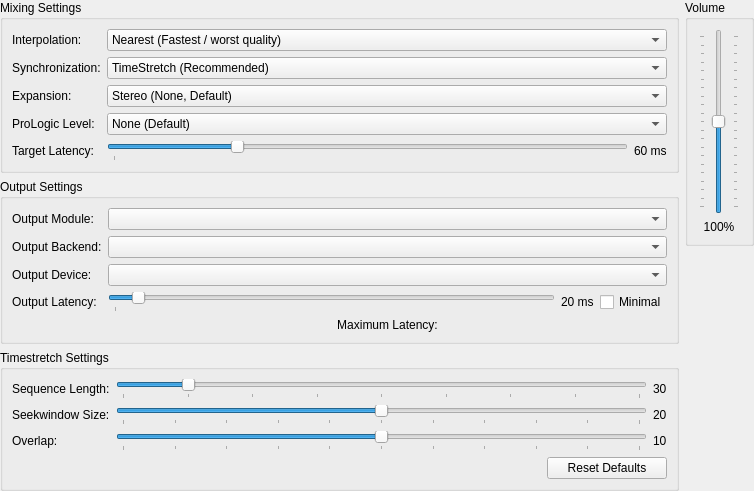
<?xml version="1.0" encoding="UTF-8"?>
<ui version="4.0">
 <class>AudioSettingsWidget</class>
 <widget class="QWidget" name="AudioSettingsWidget">
  <property name="geometry">
   <rect>
    <x>0</x>
    <y>0</y>
    <width>754</width>
    <height>485</height>
   </rect>
  </property>
  <property name="windowTitle">
   <string>Form</string>
  </property>
  <layout class="QGridLayout" name="gridLayout_2">
   <property name="leftMargin">
    <number>0</number>
   </property>
   <property name="topMargin">
    <number>0</number>
   </property>
   <property name="rightMargin">
    <number>0</number>
   </property>
   <property name="bottomMargin">
    <number>0</number>
   </property>
   <item row="2" column="0">
    <widget class="QGroupBox" name="groupBox_4">
     <property name="title">
      <string>Timestretch Settings</string>
     </property>
     <layout class="QFormLayout" name="formLayout_3">
      <item row="0" column="0">
       <widget class="QLabel" name="label_6">
        <property name="text">
         <string>Sequence Length:</string>
        </property>
       </widget>
      </item>
      <item row="0" column="1">
       <layout class="QHBoxLayout" name="horizontalLayout_2">
        <item>
         <widget class="QSlider" name="sequenceLength">
          <property name="minimum">
           <number>20</number>
          </property>
          <property name="maximum">
           <number>100</number>
          </property>
          <property name="value">
           <number>30</number>
          </property>
          <property name="orientation">
           <enum>Qt::Horizontal</enum>
          </property>
          <property name="tickPosition">
           <enum>QSlider::TicksBelow</enum>
          </property>
          <property name="tickInterval">
           <number>10</number>
          </property>
         </widget>
        </item>
        <item>
         <widget class="QLabel" name="sequenceLengthLabel">
          <property name="text">
           <string>30</string>
          </property>
         </widget>
        </item>
       </layout>
      </item>
      <item row="1" column="0">
       <widget class="QLabel" name="label_7">
        <property name="text">
         <string>Seekwindow Size:</string>
        </property>
       </widget>
      </item>
      <item row="1" column="1">
       <layout class="QHBoxLayout" name="horizontalLayout_3">
        <item>
         <widget class="QSlider" name="seekWindowSize">
          <property name="minimum">
           <number>10</number>
          </property>
          <property name="maximum">
           <number>30</number>
          </property>
          <property name="value">
           <number>20</number>
          </property>
          <property name="orientation">
           <enum>Qt::Horizontal</enum>
          </property>
          <property name="tickPosition">
           <enum>QSlider::TicksBelow</enum>
          </property>
          <property name="tickInterval">
           <number>2</number>
          </property>
         </widget>
        </item>
        <item>
         <widget class="QLabel" name="seekWindowSizeLabel">
          <property name="text">
           <string>20</string>
          </property>
         </widget>
        </item>
       </layout>
      </item>
      <item row="2" column="0">
       <widget class="QLabel" name="label_8">
        <property name="text">
         <string>Overlap:</string>
        </property>
       </widget>
      </item>
      <item row="2" column="1">
       <layout class="QHBoxLayout" name="horizontalLayout_4">
        <item>
         <widget class="QSlider" name="overlap">
          <property name="minimum">
           <number>5</number>
          </property>
          <property name="maximum">
           <number>15</number>
          </property>
          <property name="value">
           <number>10</number>
          </property>
          <property name="orientation">
           <enum>Qt::Horizontal</enum>
          </property>
          <property name="tickPosition">
           <enum>QSlider::TicksBelow</enum>
          </property>
          <property name="tickInterval">
           <number>1</number>
          </property>
         </widget>
        </item>
        <item>
         <widget class="QLabel" name="overlapLabel">
          <property name="text">
           <string>10</string>
          </property>
         </widget>
        </item>
       </layout>
      </item>
      <item row="3" column="1">
       <layout class="QHBoxLayout" name="horizontalLayout_5">
        <item>
         <spacer name="horizontalSpacer">
          <property name="orientation">
           <enum>Qt::Horizontal</enum>
          </property>
          <property name="sizeHint" stdset="0">
           <size>
            <width>40</width>
            <height>20</height>
           </size>
          </property>
         </spacer>
        </item>
        <item>
         <widget class="QPushButton" name="resetTimestretchDefaults">
          <property name="minimumSize">
           <size>
            <width>120</width>
            <height>0</height>
           </size>
          </property>
          <property name="text">
           <string>Reset Defaults</string>
          </property>
         </widget>
        </item>
       </layout>
      </item>
     </layout>
    </widget>
   </item>
   <item row="0" column="1" rowspan="4">
    <layout class="QVBoxLayout" name="verticalLayout">
     <item>
      <widget class="QGroupBox" name="groupBox">
       <property name="title">
        <string>Volume</string>
       </property>
       <layout class="QGridLayout" name="gridLayout">
        <item row="0" column="0">
         <widget class="QSlider" name="volume">
          <property name="sizePolicy">
           <sizepolicy hsizetype="Fixed" vsizetype="Expanding">
            <horstretch>0</horstretch>
            <verstretch>0</verstretch>
           </sizepolicy>
          </property>
          <property name="minimumSize">
           <size>
            <width>40</width>
            <height>0</height>
           </size>
          </property>
          <property name="maximum">
           <number>200</number>
          </property>
          <property name="value">
           <number>100</number>
          </property>
          <property name="orientation">
           <enum>Qt::Vertical</enum>
          </property>
          <property name="tickPosition">
           <enum>QSlider::TicksBothSides</enum>
          </property>
          <property name="tickInterval">
           <number>10</number>
          </property>
         </widget>
        </item>
        <item row="1" column="0">
         <widget class="QLabel" name="volumeLabel">
          <property name="minimumSize">
           <size>
            <width>40</width>
            <height>0</height>
           </size>
          </property>
          <property name="text">
           <string>100%</string>
          </property>
          <property name="alignment">
           <set>Qt::AlignCenter</set>
          </property>
         </widget>
        </item>
       </layout>
      </widget>
     </item>
     <item>
      <spacer name="verticalSpacer">
       <property name="orientation">
        <enum>Qt::Vertical</enum>
       </property>
       <property name="sizeHint" stdset="0">
        <size>
         <width>20</width>
         <height>40</height>
        </size>
       </property>
      </spacer>
     </item>
    </layout>
   </item>
   <item row="3" column="0">
    <spacer name="verticalSpacer_2">
     <property name="orientation">
      <enum>Qt::Vertical</enum>
     </property>
     <property name="sizeHint" stdset="0">
      <size>
       <width>20</width>
       <height>40</height>
      </size>
     </property>
    </spacer>
   </item>
   <item row="0" column="0">
    <widget class="QGroupBox" name="groupBox_2">
     <property name="title">
      <string>Mixing Settings</string>
     </property>
     <layout class="QFormLayout" name="formLayout">
      <item row="0" column="0">
       <widget class="QLabel" name="label">
        <property name="text">
         <string>Interpolation:</string>
        </property>
       </widget>
      </item>
      <item row="0" column="1">
       <widget class="QComboBox" name="interpolation">
        <item>
         <property name="text">
          <string>Nearest (Fastest / worst quality)</string>
         </property>
        </item>
        <item>
         <property name="text">
          <string>Linear (Simple / okay sound)</string>
         </property>
        </item>
        <item>
         <property name="text">
          <string>Cubic (Fake highs / okay sound)</string>
         </property>
        </item>
        <item>
         <property name="text">
          <string>Hermite (Better highs / okay sound)</string>
         </property>
        </item>
        <item>
         <property name="text">
          <string>Catmull-Rom (PS2-like / good sound)</string>
         </property>
        </item>
        <item>
         <property name="text">
          <string>Gaussian (PS2-like / great sound)</string>
         </property>
        </item>
       </widget>
      </item>
      <item row="1" column="0">
       <widget class="QLabel" name="label_2">
        <property name="text">
         <string>Synchronization:</string>
        </property>
       </widget>
      </item>
      <item row="1" column="1">
       <widget class="QComboBox" name="syncMode">
        <item>
         <property name="text">
          <string>TimeStretch (Recommended)</string>
         </property>
        </item>
        <item>
         <property name="text">
          <string>Async Mix (Breaks some games!)</string>
         </property>
        </item>
        <item>
         <property name="text">
          <string>None (Audio can skip.)</string>
         </property>
        </item>
       </widget>
      </item>
      <item row="2" column="0">
       <widget class="QLabel" name="label_3">
        <property name="text">
         <string>Expansion:</string>
        </property>
       </widget>
      </item>
      <item row="2" column="1">
       <widget class="QComboBox" name="expansionMode">
        <item>
         <property name="text">
          <string>Stereo (None, Default)</string>
         </property>
        </item>
        <item>
         <property name="text">
          <string>Quadrafonic</string>
         </property>
        </item>
        <item>
         <property name="text">
          <string>Surround 5.1</string>
         </property>
        </item>
        <item>
         <property name="text">
          <string>Surround 7.1</string>
         </property>
        </item>
       </widget>
      </item>
      <item row="3" column="0">
       <widget class="QLabel" name="label_3b">
        <property name="text">
         <string>ProLogic Level:</string>
        </property>
       </widget>
      </item>
      <item row="3" column="1">
       <widget class="QComboBox" name="dplLevel">
        <item>
         <property name="text">
          <string>None (Default)</string>
         </property>
        </item>
        <item>
         <property name="text">
          <string>ProLogic Decoding (basic)</string>
         </property>
        </item>
        <item>
         <property name="text">
          <string>ProLogic II Decoding (gigaherz)</string>
         </property>
        </item>
       </widget>
      </item>
      <item row="4" column="0">
       <widget class="QLabel" name="label_10">
        <property name="text">
         <string>Target Latency:</string>
        </property>
       </widget>
      </item>
      <item row="4" column="1">
       <layout class="QHBoxLayout" name="horizontalLayout_6">
        <item>
         <widget class="QSlider" name="targetLatency">
          <property name="minimum">
           <number>15</number>
          </property>
          <property name="maximum">
           <number>200</number>
          </property>
          <property name="value">
           <number>60</number>
          </property>
          <property name="orientation">
           <enum>Qt::Horizontal</enum>
          </property>
          <property name="tickPosition">
           <enum>QSlider::TicksBelow</enum>
          </property>
          <property name="tickInterval">
           <number>200</number>
          </property>
         </widget>
        </item>
        <item>
         <widget class="QLabel" name="targetLatencyLabel">
          <property name="text">
           <string>60 ms</string>
          </property>
         </widget>
        </item>
       </layout>
      </item>
     </layout>
    </widget>
   </item>
   <item row="1" column="0">
    <widget class="QGroupBox" name="groupBox_3">
     <property name="title">
      <string>Output Settings</string>
     </property>
     <layout class="QFormLayout" name="formLayout_2">
      <item row="0" column="0">
       <widget class="QLabel" name="label_4">
        <property name="text">
         <string>Output Module:</string>
        </property>
       </widget>
      </item>
      <item row="0" column="1">
       <widget class="QComboBox" name="outputModule"/>
      </item>
      <item row="3" column="0">
       <widget class="QLabel" name="label_5">
        <property name="text">
         <string>Output Latency:</string>
        </property>
       </widget>
      </item>
      <item row="3" column="1">
       <layout class="QHBoxLayout" name="horizontalLayout">
        <item>
         <widget class="QSlider" name="outputLatency">
          <property name="minimum">
           <number>10</number>
          </property>
          <property name="maximum">
           <number>200</number>
          </property>
          <property name="value">
           <number>20</number>
          </property>
          <property name="orientation">
           <enum>Qt::Horizontal</enum>
          </property>
          <property name="tickPosition">
           <enum>QSlider::TicksBelow</enum>
          </property>
          <property name="tickInterval">
           <number>200</number>
          </property>
         </widget>
        </item>
        <item>
         <widget class="QLabel" name="outputLatencyLabel">
          <property name="text">
           <string>20 ms</string>
          </property>
         </widget>
        </item>
        <item>
         <widget class="QCheckBox" name="outputLatencyMinimal">
          <property name="text">
           <string>Minimal</string>
          </property>
         </widget>
        </item>
       </layout>
      </item>
      <item row="1" column="0">
       <widget class="QLabel" name="label_9">
        <property name="text">
         <string>Output Backend:</string>
        </property>
       </widget>
      </item>
      <item row="1" column="1">
       <widget class="QComboBox" name="backend"/>
      </item>
      <item row="4" column="1">
       <widget class="QLabel" name="latencySummary">
        <property name="text">
         <string>Maximum Latency:</string>
        </property>
        <property name="alignment">
         <set>Qt::AlignCenter</set>
        </property>
       </widget>
      </item>
      <item row="2" column="0">
       <widget class="QLabel" name="label_11">
        <property name="text">
         <string>Output Device:</string>
        </property>
       </widget>
      </item>
      <item row="2" column="1">
       <widget class="QComboBox" name="outputDevice"/>
      </item>
     </layout>
    </widget>
   </item>
  </layout>
 </widget>
 <resources/>
 <connections/>
</ui>
